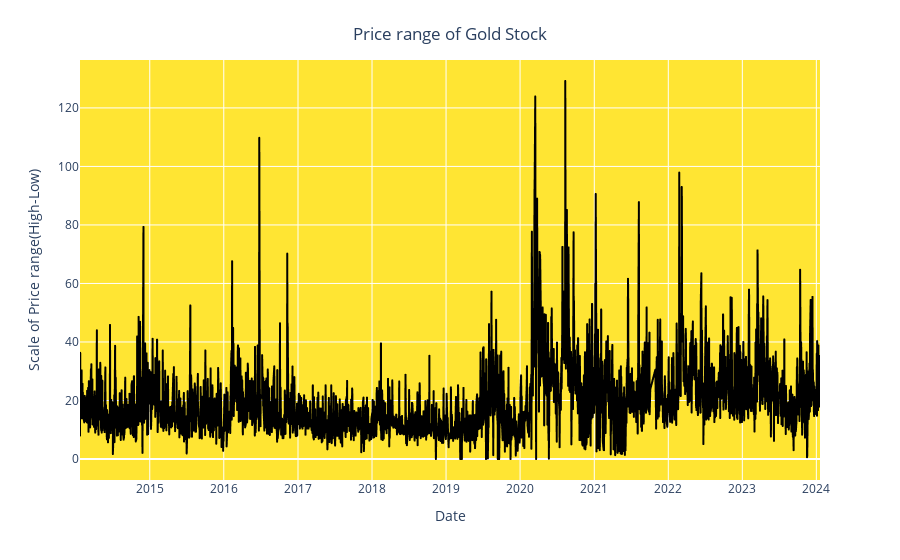

The cell this chart's notebook holds for it:
### Code cell
fig = px.line(y= df['Price Range'],x = df.Date)
fig.update_traces(line_color='black') 
fig.update_layout(xaxis_title="Date", 
                  yaxis_title="Scale of Price range(High-Low)",
                  title={'text': "Price range of Gold Stock", 'y':0.95, 'x':0.5, 'xanchor':'center', 'yanchor':'top'},
                  plot_bgcolor='rgba(255,223,0,0.8)')

### Figure 1 — Plotly figure (JSON) as saved in the notebook; plotly's stock layout.template omitted (floating-point values rounded to 4 significant figures; data arrays with more than 128 entries replaced by an {"elided": "..."} marker saying what was removed)
{"data": [{"hovertemplate": "x=%{x}<br>y=%{y}<extra></extra>", "legendgroup": "", "line": {"color": "black", "dash": "solid"}, "marker": {"symbol": "circle"}, "mode": "lines", "name": "", "showlegend": false, "type": "scattergl", "x": {"elided": "2511 str values"}, "xaxis": "x", "y": {"elided": "2511 float values"}, "yaxis": "y"}], "layout": {"legend": {"tracegroupgap": 0}, "margin": {"t": 60}, "plot_bgcolor": "rgba(255,223,0,0.8)", "title": {"text": "Price range of Gold Stock", "x": 0.5, "xanchor": "center", "y": 0.95, "yanchor": "top"}, "xaxis": {"anchor": "y", "domain": [0, 1], "title": {"text": "Date"}}, "yaxis": {"anchor": "x", "domain": [0, 1], "title": {"text": "Scale of Price range(High-Low)"}}}}
